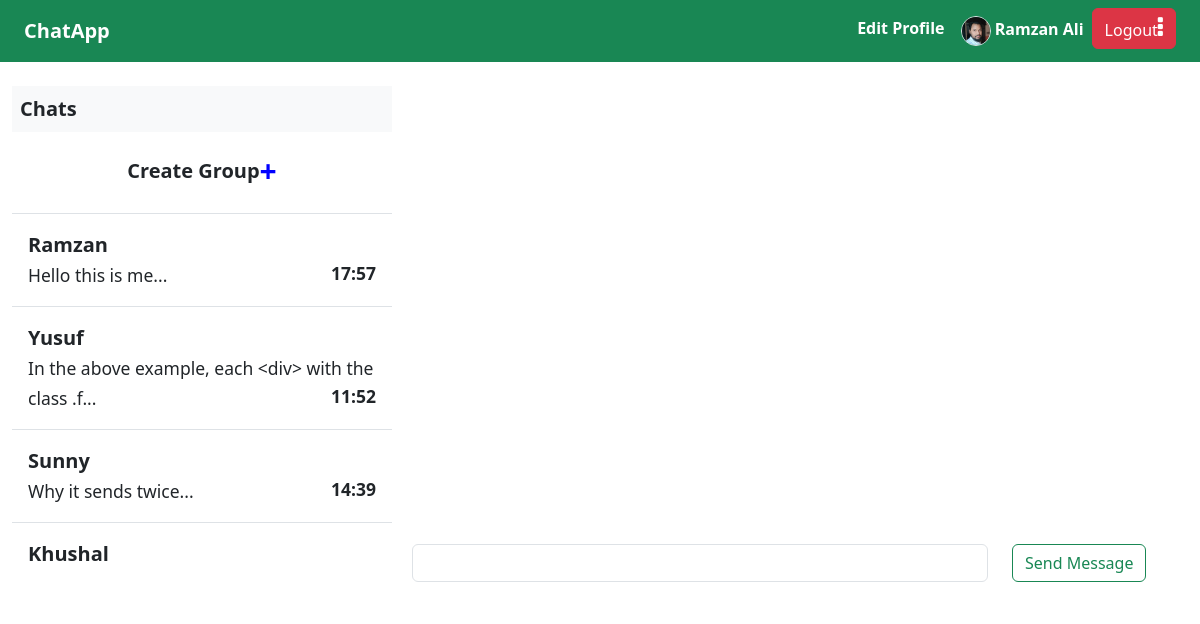
The app's page / (signed in) with its own data.
### chat/models.py (models this page shows, shortened)
class Profile(models.Model):
    user = models.OneToOneField(User, on_delete=models.CASCADE, primary_key=True)
    name = models.CharField(max_length=70)
    dob = models.DateField()
    profile_image = models.ImageField(upload_to="media/profile_image")

class ChatMessages(models.Model):
    user = models.ForeignKey(User, on_delete=models.CASCADE)
    to = models.CharField(blank=False, null=False, max_length=120)
    message = models.CharField(blank=True, null=True, max_length=500)
    media = models.FileField(upload_to='static/media/', null=True, blank=True)
    media_type = models.CharField(max_length=200, null=True, blank=True)
    group_name = models.CharField(max_length=200, null=False, blank=False, default="Not provided")
    message_at = models.DateTimeField(auto_now_add=True)

### chat/views.py (the view, shortened to what this page needs)
# urls.py: path("", chat_views.chatPage, name="chat-page"),
def chatPage(request, *args, **kwargs):
    if not request.user.is_authenticated:
        return redirect("login-user")
    group_lst = group_list(request.user.id)
    all_users = User.objects.all()
    lst = user_list(request)
    context = {"all_users": all_users, "user_list": lst, "groups": group_lst}
    return render(request, "chat/chatPage.html", context)

### chat/utility.py (called while the page is built)
def group_list(user_id):
    groups = ChatRooms.objects.filter(user=user_id)
    group_lst = []
    if groups.exists():
        for group in groups:
            g_dict = {}
            chatroom = group.chatroom
            query = ChatMessages.objects.filter(group_name=chatroom).last()
            if query:
                g_dict['message'] = query.message
                g_dict['date'] = timezone.localtime(query.message_at, timezone=kolkata_timezone).strftime('%H:%M')
            g_dict['group'] = group.name
            g_dict['chatroom'] = chatroom
            group_lst.append(g_dict)
    return group_lst

def user_list(request):
    all_users = User.objects.all()
    lst = []
    for x in all_users:
        tmd_dict = {}
        tem_list = sorted([x.username, request.user.username], key=lambda x: x.lower())
        GroupName = tem_list[0]+"_"+tem_list[1]
        message = ChatMessages.objects.filter(Q(user=x, to=request.user.username) | Q(to=x, user=request.user.id), group_name=GroupName).last()
        if message:
            tmd_dict['message'] = message.message
            tmd_dict['date'] = timezone.localtime(message.message_at, timezone=kolkata_timezone).strftime('%H:%M')
        tmd_dict['user'] = x.username
        lst.append(tmd_dict)
    return lst

### chat/templates/chat/chatPage.html (shortened to what this page needs)
{% extends "chat/layout.html" %}
{% block body %}
	<div class="chat__item__container container-fluid" id="id_chat_item_container" style="font-size: 20px">
		<div class="row my-3">
			<div class="col-md-4">
				<div class="d-flex flex-column align-items-stretch flex-shrink-0 bg-white my-2" style="width: 380px;overflow-y: scroll;height: 500px;">
					<span class="fs-5 fw-semibold p-2 bg-light">Chats</span>
					<div class="list-group list-group-flush border-bottom scrollarea">
						<button class="list-group-item py-3 lh-tight" aria-current="true" data-bs-toggle="modal" data-bs-target="#exampleModal">
							<div class="d-flex w-100 align-items-center justify-content-center">
								<strong class="mb-1 capitalize">Create Group</strong>
								<small class="mb-1" style="font-size: 30px;color: blue;"><b>+</b></small>
							</div>
						</button>
						{% for x in user_list %}
						<a href="#" onclick="openchat(`{{request.user}}_{{x.user}}`)" class="list-group-item py-3 lh-tight"
							aria-current="true">
							<div class="w-100 align-items-center">
								<strong class="mb-1 capitalize">{{ x.user }}</strong>
								<br>
								<small>{{ x.message|slice:"0:50" }}...  <b class="fr">{{ x.date }}</b></small>
							</div>
						</a>
						{% endfor %}
					</div>
				</div>
			</div>
			<div class="col-md-8">
				<div class="py-3" id="message_container" style="height: 450px; overflow-y: scroll;">
				</div>
				<div class="row mt-3">
					<div class="col-md-9">
						<input class="form-control" type="text" id="id_message_send_input" width="70%" />
					</div>
					<div class="col-md-3">
						<button class="btn btn-outline-success" type="submit" id="id_message_send_button">Send
							Message</button>
					</div>
				</div>
			</div>
		</div>
		<br />
		<br />
		<br />
	</div>
	{% endblock %}

### chat/templates/chat/layout.html (shortened to what this page needs)
<!DOCTYPE html>
<html>
<head>
	<link href="https://cdn.jsdelivr.net/npm/bootstrap@5.3.0/dist/css/bootstrap.min.css" rel="stylesheet"
>
		<link rel="stylesheet" href="https://cdnjs.cloudflare.com/ajax/libs/font-awesome/4.7.0/css/font-awesome.min.css">
</head>
<body>
    <nav class="navbar navbar-expand-lg navbar-dark bg-success px-4 justify-content-between">
		<a class="navbar-brand" href="{% url 'chat-page' %}"><b>ChatApp</b></a>
		<ul class="navbar-nav">
			{% if request.user.is_authenticated %}
			<li class="nav-item active mr-4">
				<a class="nav-link" href="{% url 'editprofile' %}"><b style="color: white;">Edit Profile</b></a>
			  </li>
			<li class="nav-item active">
			  <a class="nav-link" href="{% url 'chat-page' %}"><img src="/media/{{request.user.profile.profile_image}}" class="img-thumbnail rounded-circle p-0 m-0" alt="..." width="30">   <b class="capitalize" style="color: white;">{{request.user.profile.name}}</b></a>
			</li>
			<li class="nav-item">
				<a class="btn btn-danger" href="{% url 'logout-user' %}">Logout<i class="fa fa-ellipsis-v" style="font-size:24px"></i></a>
				{% else %}
			<li class="nav-item"></li>
			<a class="btn btn-danger mx-2" href="{% url 'register' %}">Register</a>
				<a class="btn btn-danger mx-2" href="{% url 'login-user' %}">Login</a>
				{% endif %}
			</li>
		  </ul>
    </nav>
    {% block body %} {% endblock %}
</body>
</html>

### chat/templates/chat/layout.html (style rules this page uses)
.fr { float: right; }
.capitalize { text-transform: capitalize; }

### records on screen
ChatMessages: message "Hello this is me"
ChatMessages: message "In the above example, each <div> with the class .f"
ChatMessages: message "Why it sends twice"

### other values on screen
{{ request.user.profile.name }} "Ramzan Ali"
{{ x.user }} "Ramzan" "Yusuf" "Sunny" "Khushal"
{{ x.date }} "17:57" "11:52" "14:39"
